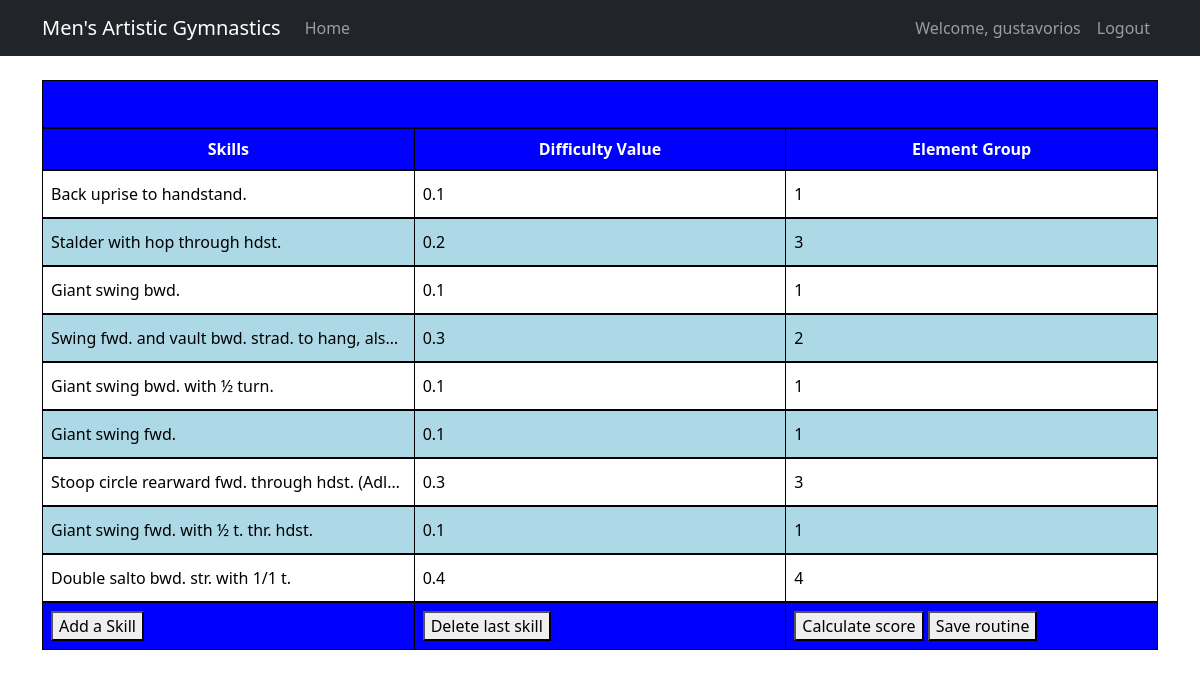
Page /view-routine/8 (signed in) on the committed database.
### app.py (models this page shows, shortened)
class User(UserMixin, db.Model):
    id = db.Column(db.Integer, primary_key=True)
    username = db.Column(db.String(80), unique=True, nullable=False)
    email = db.Column(db.String(120), unique=True, nullable=False)
    password_hash = db.Column(db.String(120), nullable=False)
    routines = db.relationship('Routine', backref='user', lazy=True)

class Skill(db.Model):
    id = db.Column(db.Integer, primary_key=True)
    name = db.Column(db.String(200), nullable=False)
    element_group = db.Column(db.Integer, nullable=False)
    value = db.Column(db.Float, nullable=False)
    event = db.Column(db.String(20), nullable=False)

### app.py (the view)
@app.route('/view-routine/<int:routine_id>')
@login_required
def view_routine(routine_id):
    routine = Routine.query.get_or_404(routine_id)
    if routine.user_id != current_user.id:
        flash("Unauthorized access to this routine.")
        return redirect(url_for('index'))
    skills = db.session.query(Skill, routine_skills.c.position).join(
        routine_skills, Skill.id == routine_skills.c.skill_id
    ).filter(routine_skills.c.routine_id == routine.id).order_by(routine_skills.c.position).all()
    return render_template('routine.html', skills=skills)

### app.py (called while the page is built)
@login_manager.user_loader
def load_user(id):
    return User.query.get(int(id))

### templates/routine.html (shortened to what this page needs)
{% extends "base.html" %}
{% block head %}
    <link rel="stylesheet" type="text/css" href="{{ url_for('static', filename='builder.css') }}">
{% endblock %}
{% block content %}
    <div id="grid">
        <div class="item" id="item-1">
            <div id="routine-tables-container" class="vertical">
                <table class="routine-table">
                    <tr class="header-row">
                        <th colspan="3">{{ level }} {{ event }}</th>
                    </tr>
                    <tr class="header-row" id="subheader">
                        <th>Skills</th>
                        <th>Difficulty Value</th>
                        <th>Element Group</th>
                    </tr>
                    {% for skill, position in skills %}
                        {% if loop.index0 % 2 == 0 %}
                            <tr class="skill-even-row">
                                <td>{{ skill.name }}</td>
                                <td>{{ skill.value }}</td>
                                <td>{{ skill.element_group }}</td>
                            </tr>
                        {% else %}
                            <tr class="skill-odd-row">
                                <td>{{ skill.name }}</td>
                                <td>{{ skill.value }}</td>
                                <td>{{ skill.element_group }}</td>
                            </tr>
                        {% endif %}
                    {% endfor %}
                    <tr class="add-row">
                        <td>
                            <button class="add-skill-button">Add a Skill</button>
                        </td>
                        <td>
                            <button class="delete-skill-button">Delete last skill</button>
                        </td>
                        <td>
                            <button class="calculate-score-button">Calculate score</button>
                            <button class="save-routine-button">Save routine</button>
                        </td>
                    </tr>
                </table>
            </div>
        </div>
    </div>
{% endblock %}

### templates/base.html (shortened to what this page needs)
<!DOCTYPE html>
<html lang="en">
<head>
    <link href="https://cdn.jsdelivr.net/npm/bootstrap@5.1.3/dist/css/bootstrap.min.css" rel="stylesheet">
    {% block head %}{% endblock %}
</head>
<body>
    <nav class="navbar navbar-expand-lg navbar-dark bg-dark">
        <div class="container">
            <a class="navbar-brand" href="{{ url_for('index') }}">Men's Artistic Gymnastics</a>
            <div class="collapse navbar-collapse" id="navbarNav">
                <ul class="navbar-nav me-auto">
                    <li class="nav-item">
                        <a class="nav-link" href="{{ url_for('index') }}">Home</a>
                    </li>
                </ul>
                <ul class="navbar-nav">
                    {% if current_user.is_authenticated %}
                        <li class="nav-item">
                            <span class="nav-link">Welcome, {{ current_user.username }}</span>
                        </li>
                        <li class="nav-item">
                            <a class="nav-link" href="{{ url_for('logout') }}">Logout</a>
                        </li>
                    {% endif %}
                </ul>
            </div>
        </div>
    </nav>
    <div class="container mt-4">
        {% block content %}{% endblock %}
    </div>
</body>
</html>

### static/builder.css (style rules this page uses)
#routine-tables-container { display: grid; height: 100vh; }
#routine-tables-container.vertical { grid-template-columns: 1fr; }
.routine-table { width: 100%; border-collapse: collapse; table-layout: fixed; display: block; height: 100%; overflow: hidden; }
.routine-table tr { display: table; table-layout: fixed; width: 100%; height: 6vh; }
.routine-table td { overflow: hidden; white-space: nowrap; text-overflow: ellipsis; padding: 8px; vertical-align: middle; text-align: left; }
.routine-table .add-row { position: sticky; bottom: 0; z-index: 1; }
.add-row { background-color: blue; height: 10%; }
table { width: 100%; border-collapse: collapse; }
.header-row { background-color: blue; color: white; height: 10%; }
#subheader { height: 10%; }
th, td { border: 1px solid black; padding: 8px; text-align: center; width: calc(100% / 3); }
.skill-even-row { background-color: white; color: black; }
.skill-odd-row { background-color: lightblue; color: black; }
#grid { display: flex; width: 100%; height: 100vh; padding: 0; justify-content: center; }
.item { padding: 0px; overflow-y: hidden; flex: 1; box-sizing: border-box; width: 100%; }

### rows in the picture
User: username "gustavorios"
Skill: name "Back uprise to handstand.", value "0.1", element_group "1"
Skill: name "Stalder with hop through hdst.", value "0.2", element_group "3"
Skill: name "Giant swing bwd.", value "0.1", element_group "1"
Skill: name "Swing fwd. and vault bwd. strad. to hang, als…", value "0.3", element_group "2"
Skill: name "Giant swing bwd. with ½ turn.", value "0.1", element_group "1"
Skill: name "Giant swing fwd.", value "0.1", element_group "1"
Skill: name "Stoop circle rearward fwd. through hdst. (Adl…", value "0.3", element_group "3"
Skill: name "Giant swing fwd. with ½ t. thr. hdst.", value "0.1", element_group "1"
Skill: name "Double salto bwd. str. with 1/1 t.", value "0.4", element_group "4"
